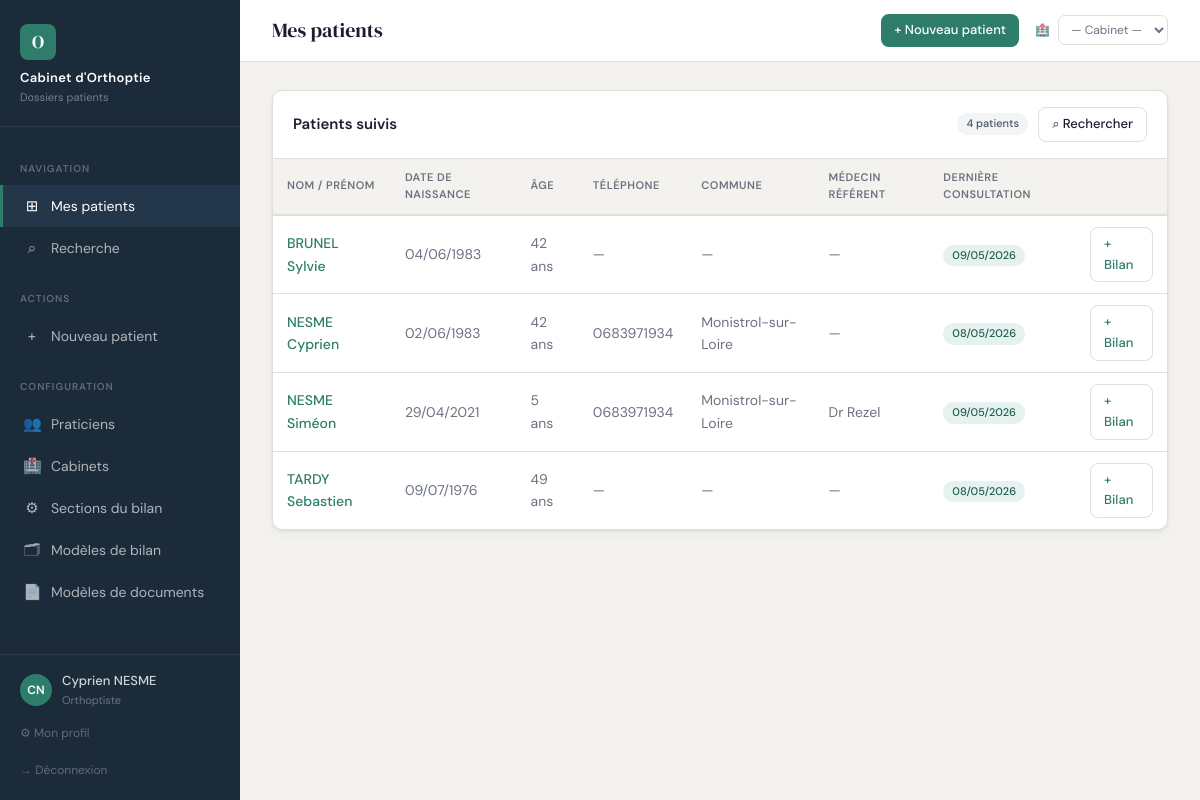
Page / (signed in) on the committed database.
### app.py (models this page shows, shortened)
class Praticien(UserMixin, db.Model):
    __tablename__ = 'praticien'
    id            = db.Column(db.Integer, primary_key=True)
    nom           = db.Column(db.String(100), nullable=False)
    prenom        = db.Column(db.String(100), nullable=False)
    titre         = db.Column(db.String(50), default='Orthoptiste')
    email         = db.Column(db.String(200), unique=True)
    login         = db.Column(db.String(100), unique=True, nullable=False)
    password_hash = db.Column(db.String(200))
    rpps          = db.Column(db.String(11))   # N° RPPS national fixe
    couleur       = db.Column(db.String(7), default='#2E7D6B')  # couleur hex
    actif         = db.Column(db.Boolean, default=True)
    role          = db.Column(db.String(20), default='praticien')  # 'admin' ou 'praticien'
    created_at    = db.Column(db.DateTime, default=datetime.utcnow)
    @property
    def is_admin(self):
        return self.role == 'admin'

class Patient(db.Model):
    __tablename__ = 'patient'
    id               = db.Column(db.Integer, primary_key=True)
    nom              = db.Column(db.String(100), nullable=False)
    prenom           = db.Column(db.String(100), nullable=False)
    date_naissance   = db.Column(db.Date)
    sexe             = db.Column(db.String(10))
    rue              = db.Column(db.String(200))
    code_postal      = db.Column(db.String(10))
    commune          = db.Column(db.String(100))
    telephone        = db.Column(db.String(20))
    email            = db.Column(db.String(200))
    medecin_referent = db.Column(db.String(200))
    num_secu         = db.Column(db.String(15))
    praticien_id     = db.Column(db.Integer, db.ForeignKey('praticien.id'))
    notes_admin      = db.Column(db.Text)
    created_at       = db.Column(db.DateTime, default=datetime.utcnow)
    updated_at       = db.Column(db.DateTime, default=datetime.utcnow, onupdate=datetime.utcnow)
    consultations    = db.relationship('Consultation', backref='patient', lazy=True,
                                       order_by='Consultation.date_consult.desc()')
    @property
    def age(self):
        if self.date_naissance:
            today = date.today()
            return today.year - self.date_naissance.year - (
                (today.month, today.day) < (self.date_naissance.month, self.date_naissance.day))
        return None

class Consultation(db.Model):
    __tablename__ = 'consultation'
    id           = db.Column(db.Integer, primary_key=True)
    patient_id   = db.Column(db.Integer, db.ForeignKey('patient.id'), nullable=False)
    praticien_id = db.Column(db.Integer, db.ForeignKey('praticien.id'), nullable=False)
    date_consult = db.Column(db.Date, nullable=False, default=date.today)
    motif                 = db.Column(db.Text)
    medecin_prescripteur  = db.Column(db.String(200))
    classe_profession     = db.Column(db.String(200))
    cabinet_id            = db.Column(db.Integer, db.ForeignKey('cabinet.id'))
    created_at   = db.Column(db.DateTime, default=datetime.utcnow)
    updated_at   = db.Column(db.DateTime, default=datetime.utcnow, onupdate=datetime.utcnow)
    praticien    = db.relationship('Praticien', backref='consultations')
    cabinet      = db.relationship('Cabinet')
    sections     = db.relationship('SectionBilan', backref='consultation', lazy=True,
                                   order_by='SectionBilan.ordre', cascade='all, delete-orphan')
    fichiers     = db.relationship('FichierBilan', backref='consultation', lazy=True,
                                   order_by='FichierBilan.created_at', cascade='all, delete-orphan')
    fichiers_sec = db.relationship('FichierSection', backref='consultation', lazy=True,
                                   order_by='FichierSection.section_ordre',
                                   cascade='all, delete-orphan')

### app.py (the view)
@app.route('/')
@login_required
def index():
    patients = Patient.query.order_by(Patient.nom).all()
    return render_template('patients/liste.html', patients=patients)

### app.py (called while the page is built)
def get_current_cabinet():
    cab_id = session.get('cabinet_id')
    if cab_id:
        return Cabinet.query.get(cab_id)
    return None

def get_cabinets_praticien():
    if not current_user.is_authenticated:
        return []
    pcs = PraticienCabinet.query.filter_by(
        praticien_id=current_user.id).join(Cabinet).filter(Cabinet.actif==True).all()
    return [pc.cabinet for pc in pcs]

@login_manager.user_loader
def load_user(user_id): return Praticien.query.get(int(user_id))

@app.context_processor
def inject_cabinet():
    if current_user.is_authenticated:
        return {
            'cabinet_courant': get_current_cabinet(),
            'cabinets_dispo':  get_cabinets_praticien(),
        }
    return {'cabinet_courant': None, 'cabinets_dispo': []}

### templates/patients/liste.html (shortened to what this page needs)
{% extends "base.html" %}
{% block page_title %}Mes patients{% endblock %}
{% block topbar_actions %}
  <a href="{{ url_for('patient_nouveau') }}" class="btn btn-primary btn-sm">+ Nouveau patient</a>
{% endblock %}
{% block content %}
<div class="card">
  <div class="card-header">
    <h2>Patients suivis</h2>
    <span class="badge badge-gray">{{ patients|length }} patient{{ 's' if patients|length != 1 }}</span>
    <a href="{{ url_for('recherche') }}" class="btn btn-secondary btn-sm" style="margin-left:auto">⌕ Rechercher</a>
  </div>
  {% if patients %}
  <table class="data-table">
    <thead>
      <tr>
        <th>Nom / Prénom</th>
        <th>Date de naissance</th>
        <th>Âge</th>
        <th>Téléphone</th>
        <th>Commune</th>
        <th>Médecin référent</th>
        <th>Dernière consultation</th>
        <th></th>
      </tr>
    </thead>
    <tbody>
      {% for p in patients %}
      <tr>
        <td>
          <a href="{{ url_for('patient_detail', patient_id=p.id) }}">
            {{ p.nom }} {{ p.prenom }}
          </a>
        </td>
        <td class="text-muted text-sm">
          {% if p.date_naissance %}
            {{ p.date_naissance.strftime('%d/%m/%Y') }}
          {% else %}—{% endif %}
        </td>
        <td class="text-muted text-sm">
          {% if p.age %}{{ p.age }} ans{% else %}—{% endif %}
        </td>
        <td class="text-muted text-sm">{{ p.telephone or '—' }}</td>
        <td class="text-muted text-sm">{{ p.commune or '—' }}</td>
        <td class="text-muted text-sm">{{ p.medecin_referent or '—' }}</td>
        <td class="text-sm">
          {% if p.consultations %}
            <span class="badge badge-green">
              {{ p.consultations[0].date_consult.strftime('%d/%m/%Y') }}
            </span>
          {% else %}
            <span class="badge badge-gray">Aucune</span>
          {% endif %}
        </td>
        <td>
          <a href="{{ url_for('consultation_nouvelle', patient_id=p.id) }}"
             class="btn btn-secondary btn-sm">+ Bilan</a>
        </td>
      </tr>
      {% endfor %}
    </tbody>
  </table>
  {% else %}
  <div class="empty-state">
    <div class="icon">👤</div>
    <p>Aucun patient pour le moment.</p>
    <a href="{{ url_for('patient_nouveau') }}" class="btn btn-primary mt-2">Créer le premier patient</a>
  </div>
  {% endif %}
</div>
{% endblock %}

### templates/base.html (shortened to what this page needs)
<!DOCTYPE html>
<html lang="fr">
<head>
</head>
<body>
{% if current_user.is_authenticated %}
<aside class="sidebar">
  <div class="sidebar-brand">
    <div class="logo-mark">O</div>
    <h1>Cabinet d'Orthoptie</h1>
    <p>Dossiers patients</p>
  </div>
  <nav class="sidebar-nav">
    <div class="nav-section"><span>Navigation</span></div>
    <a href="{{ url_for('index') }}"
       class="nav-item {% if request.endpoint == 'index' %}active{% endif %}">
      <span class="icon">⊞</span> Mes patients
    </a>
    <a href="{{ url_for('recherche') }}"
       class="nav-item {% if request.endpoint == 'recherche' %}active{% endif %}">
      <span class="icon">⌕</span> Recherche
    </a>
    <div class="nav-section"><span>Actions</span></div>
    <a href="{{ url_for('patient_nouveau') }}"
       class="nav-item {% if request.endpoint == 'patient_nouveau' %}active{% endif %}">
      <span class="icon">+</span> Nouveau patient
    </a>
    <div class="nav-section"><span>Configuration</span></div>
    {% if current_user.is_admin %}
    <a href="{{ url_for('admin_praticiens') }}"
       class="nav-item {% if request.endpoint and 'praticien' in request.endpoint and request.endpoint != 'profil' %}active{% endif %}">
      <span class="icon">👥</span> Praticiens
    </a>
    <a href="{{ url_for('admin_cabinets') }}"
       class="nav-item {% if request.endpoint and 'cabinet' in request.endpoint %}active{% endif %}">
      <span class="icon">🏥</span> Cabinets
    </a>
    <a href="{{ url_for('admin_sections') }}"
       class="nav-item {% if request.endpoint in ['admin_sections','admin_section_detail'] %}active{% endif %}">
      <span class="icon">⚙</span> Sections du bilan
    </a>
    <a href="{{ url_for('admin_modeles') }}"
       class="nav-item {% if request.endpoint and 'modele' in request.endpoint and 'document' not in request.endpoint %}active{% endif %}">
      <span class="icon">🗂</span> Modèles de bilan
    </a>
    <a href="/admin/document-modeles"
       class="nav-item {% if request.endpoint and 'document' in request.endpoint %}active{% endif %}">
      <span class="icon">📄</span> Modèles de documents
    </a>
    {% endif %}
  </nav>
  <div class="sidebar-footer">
    <div class="user-chip">
      <div class="user-avatar">
        {{ current_user.prenom[0] }}{{ current_user.nom[0] }}
      </div>
      <div>
        <div class="user-name">{{ current_user.prenom }} {{ current_user.nom }}</div>
        <div class="user-role">{{ current_user.titre }}</div>
      </div>
    </div>
    <a href="{{ url_for('profil') }}" class="logout-link">⚙ Mon profil</a>
    <a href="{{ url_for('logout') }}" class="logout-link">→ Déconnexion</a>
  </div>
</aside>
{% endif %}
<main class="main">
  <div class="topbar">
    <div class="topbar-title">{% block page_title %}{% endblock %}</div>
    <div class="topbar-actions">
      {% block topbar_actions %}{% endblock %}
      {% if current_user.is_authenticated and cabinets_dispo %}
      <form method="POST" action="{{ url_for('changer_cabinet') }}"
            style="display:flex;align-items:center;gap:8px;margin-left:8px;">
        <span style="font-size:12px;color:var(--muted);white-space:nowrap;">🏥</span>
        <select name="cabinet_id"
                onchange="this.form.submit()"
                style="font-size:12px;padding:5px 8px;border-radius:7px;
                       border:1px solid var(--border);background:var(--surface);
                       color:{% if cabinet_courant %}var(--accent){% else %}var(--muted){% endif %};
                       font-weight:{% if cabinet_courant %}500{% else %}400{% endif %};">
          <option value="">— Cabinet —</option>
        </select>
      </form>
      {% endif %}
    </div>
  </div>
  <div class="content">
    {% block content %}{% endblock %}
  </div>
</main>
</body>
</html>

### rows in the picture
Praticien: prenom "C", nom "N", prenom "Cyprien", nom "NESME", titre "Orthoptiste"
Patient: nom "BRUNEL", prenom "Sylvie", date_naissance "04/06/1983", age "42", telephone "—", commune "—", medecin_referent "—", date_consult "09/05/2026"
Patient: nom "NESME", prenom "Cyprien", date_naissance "02/06/1983", age "42", telephone "0683971934", commune "Monistrol-sur-Loire", medecin_referent "—", date_consult "08/05/2026"
Patient: nom "NESME", prenom "Siméon", date_naissance "29/04/2021", age "5", telephone "0683971934", commune "Monistrol-sur-Loire", medecin_referent "Dr Rezel", date_consult "09/05/2026"
Patient: nom "TARDY", prenom "Sebastien", date_naissance "09/07/1976", age "49", telephone "—", commune "—", medecin_referent "—", date_consult "08/05/2026"

### other values in the picture
{{ patients|length }} "4"
{{ 's' if patients|length != 1 }} "s"
